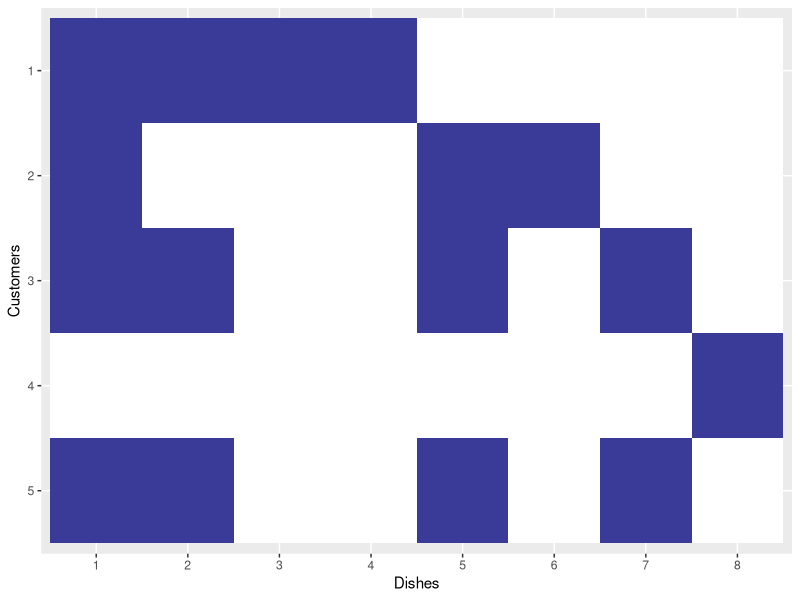
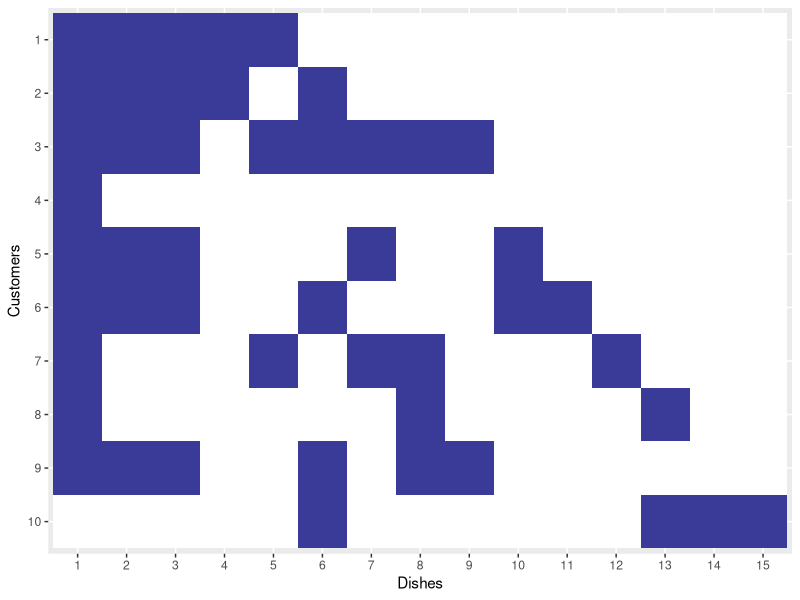
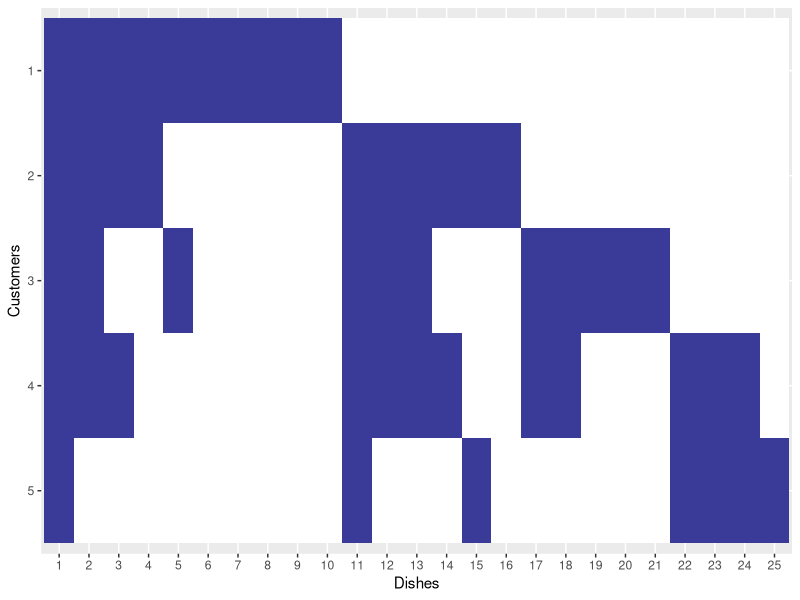
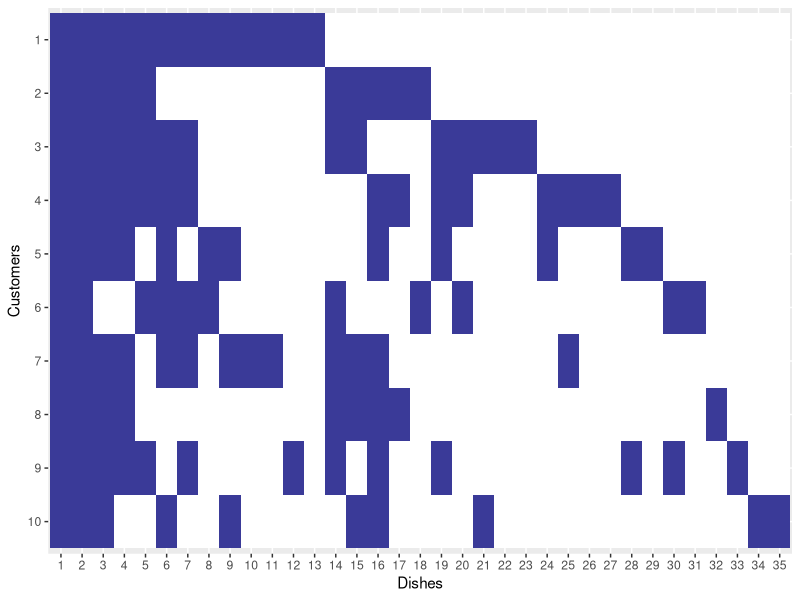

Source code (R) for these figures, in order:
## ---- chunk 1
library(ggplot2)
set.seed(100)
ibp = function(alpha, N){
  assignments = matrix(NA, nrow=N, ncol=N*alpha) 
  dishes = rpois(1, alpha)
  zeroes = ncol(assignments) - dishes
  
  assignments[1,] = c(rep(1, dishes), rep(0, zeroes))
  
  for(i in 2:N){
    last_previously_sampled_dish = 
      max(which(assignments==1, arr.ind=T)[, 'col'])
    
    dishes_from_previously_sampled = 
      matrix(NA, nrow=1, ncol=last_previously_sampled_dish)
    for(k in 1:last_previously_sampled_dish){
      m_k = sum(assignments[1:i-1,k])
      prob = m_k / i
      dishes_from_previously_sampled[1,k] = rbinom(1,1, prob)
    }
    
    new_dishes = rpois(1, alpha/i)
    zeroes = ncol(assignments)-(last_previously_sampled_dish + new_dishes)
    assignments[i,] = c(dishes_from_previously_sampled, 
      rep(1,new_dishes), rep(0, zeroes))
  }
  
  last_sampled_dish = max(which(assignments==1, arr.ind=T)[, 'col'])
  assignments = assignments[1:N, 1:last_sampled_dish]
  
  return(assignments)
}

lof = function(matrix){
  binary_digits = rep(NA, ncol(matrix))
  for(i in 1:ncol(matrix)){
    col = matrix[,i]
    val = binary(rev(col))
    binary_digits[i] = val
  }
  return(matrix[,rev(order(binary_digits))])
}

binary = function(vec){ 
  sum = 0
  for(i in 1:length(vec)){
    sum = sum + (2^(i-1) * vec[i]) 
  }
  return(sum)
}

# What happens as you vary hyperparameter alpha and N? 
ibp_plot = function(alpha, n){
  x = lof(ibp(alpha, n))
  # reshape data for use by ggplot
  binary = as.data.frame(as.table(t(x[n:1,] )))
  # generate plot
  plot = ggplot(binary)
  plot = plot + geom_tile(aes(x=Var1, y=Var2, fill=Freq)) + 
    scale_x_discrete(name="Dishes", labels=c(1:ncol(x))) + 
    scale_y_discrete(name="Customers", labels=c(nrow(x):1)) + 
    scale_fill_gradient2(breaks=seq(from=0, to=1, by=.2), guide=FALSE) 

  print(plot)
}
  ibp_plot(5, 5)
  ibp_plot(5, 10)
  ibp_plot(10, 5)
  ibp_plot(10, 10)

